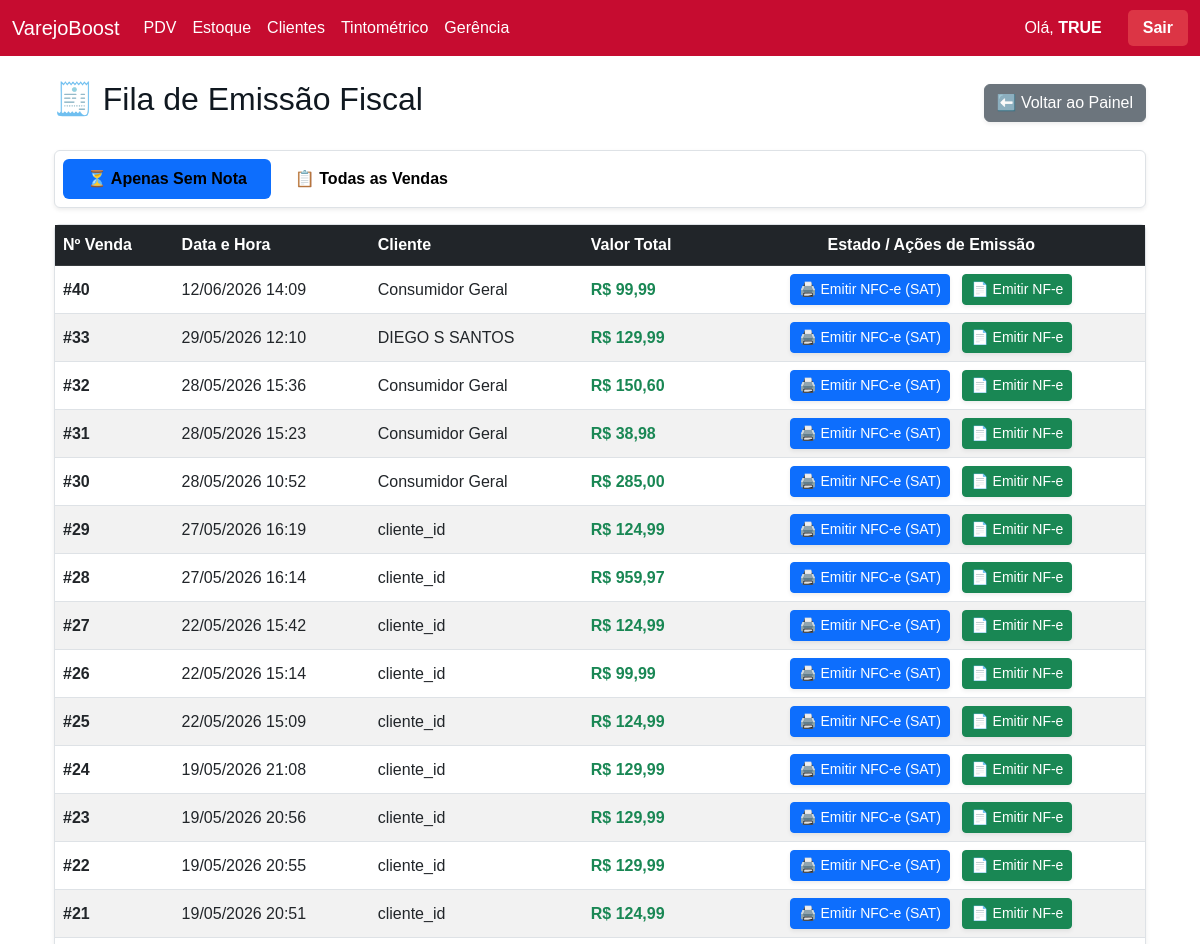
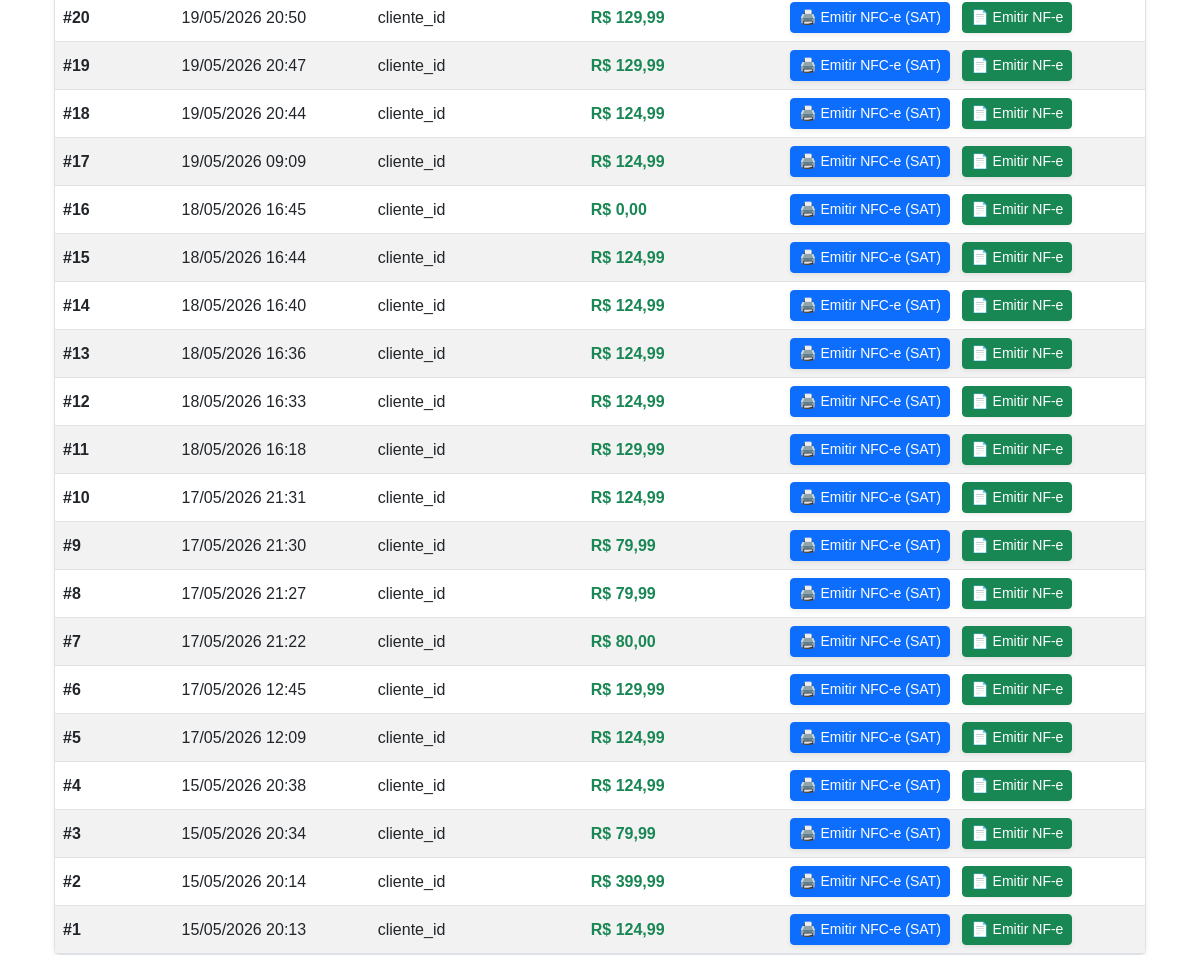
Screenshot of /gerenciapainel/emitirnota/ (signed in) with the database file from the repository (2 pictures, top to bottom).
### inventario/models.py (models this page shows)
class Vendas(models.Model):
    data_venda = models.DateTimeField(default=timezone.now)
    valor_total = models.DecimalField(max_digits=10, decimal_places=2, default=0.00)
    valor_desconto = models.DecimalField(max_digits=10, decimal_places=2, default=0.00)
    status = models.CharField(max_length=20, default='VENDA')
    troco = models.DecimalField(max_digits=10, decimal_places=2, default=0.00)
    pagamentos_texto = models.TextField(blank=True, null=True)
    cliente = models.CharField(max_length=255, blank=True, null=True)
    indicante = models.CharField(max_length=255, blank=True, null=True)
    vendedor = models.CharField(max_length=100, blank=True, null=True)
    cupom_texto = models.TextField(blank=True, null=True)
    status_fiscal = models.CharField(max_length=50, default='SEM_NOTA')
    chave_acesso = models.CharField(max_length=50, blank=True, null=True)
    numero_nota = models.CharField(max_length=20, blank=True, null=True)
    motivo_erro = models.TextField(blank=True, null=True)
    arquivo_pdf = models.FileField(upload_to='notas_fiscais/pdfs/', blank=True, null=True)
    arquivo_xml = models.FileField(upload_to='notas_fiscais/xmls/', blank=True, null=True)
    modelo_fiscal = models.CharField(max_length=10, blank=True, null=True) # '55' para NF-e, '65' para NFC-e
    class Meta: db_table = 'inventario_vendas'

### inventario/views/gerencia.py (the view)
# urls.py: path('gerenciapainel/emitirnota/', gerencia.emitir_notas, name='emitir_notas'),
def emitir_notas(request):
    if 'usuario_logado' not in request.session:
        return redirect('login')
    vendas_pendentes = Vendas.objects.all().order_by('-id')
    todos_clientes = Clientes.objects.all().order_by('nome')
    contexto = {
        'vendas_pendentes': vendas_pendentes,
        'todos_clientes': todos_clientes
    }
    return render(request, 'inventario/emitir_notas.html', contexto)

### inventario/templates/inventario/emitir_notas.html (shortened to what this page needs)
{% extends 'inventario/base.html' %}
{% block content %}
<div class="container mt-4">
    <div class="d-flex justify-content-between align-items-center mb-4">
        <h2>🧾 Fila de Emissão Fiscal</h2>
        <a href="{% url 'tela_painel_gerencia' %}" class="btn btn-secondary shadow-sm">⬅️ Voltar ao Painel</a>
    </div>
    <ul class="nav nav-pills mb-3 bg-white p-2 rounded shadow-sm border" id="pills-tab" role="tablist">
        <li class="nav-item" role="presentation">
            <button class="nav-link active fw-bold px-4" style="color: black !important;" id="btn-pendentes" onclick="filtrarFila('pendentes')" type="button">
                ⏳ Apenas Sem Nota
            </button>
        </li>
        <li class="nav-item" role="presentation">
            <button class="nav-link fw-bold px-4" style="color: black !important;" id="btn-todas" onclick="filtrarFila('todas')" type="button">
                📋 Todas as Vendas
            </button>
        </li>
    </ul>
    <div class="card shadow-sm border-0">
        <div class="card-body p-0">
            <div class="table-responsive">
                <table class="table table-striped table-hover mb-0 align-middle">
                    <thead class="table-dark">
                        <tr>
                            <th>Nº Venda</th>
                            <th>Data e Hora</th>
                            <th>Cliente</th>
                            <th>Valor Total</th>
                            <th class="text-center">Estado / Ações de Emissão</th>
                        </tr>
                    </thead>
                    <tbody id="tabelaFilaFiscal">
                        {% for venda in vendas_pendentes %}
                        <tr class="linha-venda" data-status="{% if venda.modelo_fiscal %}emitida{% else %}pendente{% endif %}">
                            <td class="fw-bold">#{{ venda.id }}</td>
                            <td>{{ venda.data_venda|date:"d/m/Y H:i" }}</td>
                            <td>{{ venda.cliente|default:"Consumidor Geral" }}</td>
                            <td class="fw-bold text-success">R$ {{ venda.valor_total }}</td>
                            <td class="text-center">
                                {% if venda.status_fiscal and venda.status_fiscal != 'SEM_NOTA' and venda.modelo_fiscal %}
                                    {% if venda.modelo_fiscal == '55' %}
                                        <span id="badge-status-{{ venda.id }}" data-status="{{ venda.status_fiscal }}" class="badge bg-success px-3 py-2 fw-bold shadow-sm auto-reload-target">📄 NF-e Vinculada ({{ venda.status_fiscal }})</span>
                                    {% elif venda.modelo_fiscal == '65' %}
                                        <span id="badge-status-{{ venda.id }}" data-status="{{ venda.status_fiscal }}" class="badge bg-info text-dark px-3 py-2 fw-bold shadow-sm auto-reload-target">🖨️ NFC-e Emitida ({{ venda.status_fiscal }})</span>
                                    {% else %}
                                        <span id="badge-status-{{ venda.id }}" data-status="{{ venda.status_fiscal }}" class="badge bg-secondary px-3 py-2 auto-reload-target">{{ venda.status_fiscal }}</span>
                                    {% endif %}
                                {% else %}
                                    <button class="btn btn-primary btn-sm mx-1 shadow-sm" onclick="abrirModalFiscal('SAT', {{ venda.id }})">
                                        🖨️ Emitir NFC-e (SAT)
                                    </button>
                                    <button class="btn btn-success btn-sm mx-1 shadow-sm" onclick="abrirModalFiscal('NFE', {{ venda.id }})">
                                        📄 Emitir NF-e
                                    </button>
                                {% endif %}
                            </td>
                        </tr>
                        {% endfor %}
                    </tbody>
                </table>
            </div>
        </div>
    </div>
</div>
{% endblock %}

### inventario/templates/inventario/base.html (style rules this page uses)
body { background-color: #FFFFFF; color: #101820; font-family: sans-serif; }
.navbar-brand, .nav-link { color: #FFFFFF !important; font-weight: 500; }
.card { border: 1px solid #dee2e6 !important; }

### rows the page displays
Vendas: id "40", data_venda "12/06/2026 14:09", cliente "Consumidor Geral", valor_total "99,99"
Vendas: id "33", data_venda "29/05/2026 12:10", cliente "DIEGO S SANTOS", valor_total "129,99"
Vendas: id "32", data_venda "28/05/2026 15:36", cliente "Consumidor Geral", valor_total "150,60"
Vendas: id "31", data_venda "28/05/2026 15:23", cliente "Consumidor Geral", valor_total "38,98"
Vendas: id "30", data_venda "28/05/2026 10:52", cliente "Consumidor Geral", valor_total "285,00"
Vendas: id "29", data_venda "27/05/2026 16:19", cliente "cliente_id", valor_total "124,99"
Vendas: id "28", data_venda "27/05/2026 16:14", cliente "cliente_id", valor_total "959,97"
Vendas: id "27", data_venda "22/05/2026 15:42", cliente "cliente_id", valor_total "124,99"
Vendas: id "26", data_venda "22/05/2026 15:14", cliente "cliente_id", valor_total "99,99"
Vendas: id "25", data_venda "22/05/2026 15:09", cliente "cliente_id", valor_total "124,99"
Vendas: id "24", data_venda "19/05/2026 21:08", cliente "cliente_id", valor_total "129,99"
Vendas: id "23", data_venda "19/05/2026 20:56", cliente "cliente_id", valor_total "129,99"
Vendas: id "22", data_venda "19/05/2026 20:55", cliente "cliente_id", valor_total "129,99"
Vendas: id "21", data_venda "19/05/2026 20:51", cliente "cliente_id", valor_total "124,99"
Vendas: id "20", data_venda "19/05/2026 20:50", cliente "cliente_id", valor_total "129,99"
Vendas: id "19", data_venda "19/05/2026 20:47", cliente "cliente_id", valor_total "129,99"
Vendas: id "18", data_venda "19/05/2026 20:44", cliente "cliente_id", valor_total "124,99"
Vendas: id "17", data_venda "19/05/2026 09:09", cliente "cliente_id", valor_total "124,99"
Vendas: id "16", data_venda "18/05/2026 16:45", cliente "cliente_id", valor_total "0,00"
Vendas: id "15", data_venda "18/05/2026 16:44", cliente "cliente_id", valor_total "124,99"
Vendas: id "14", data_venda "18/05/2026 16:40", cliente "cliente_id", valor_total "124,99"
Vendas: id "13", data_venda "18/05/2026 16:36", cliente "cliente_id", valor_total "124,99"
Vendas: id "12", data_venda "18/05/2026 16:33", cliente "cliente_id", valor_total "124,99"
Vendas: id "11", data_venda "18/05/2026 16:18", cliente "cliente_id", valor_total "129,99"
Vendas: id "10", data_venda "17/05/2026 21:31", cliente "cliente_id", valor_total "124,99"
Vendas: id "9", data_venda "17/05/2026 21:30", cliente "cliente_id", valor_total "79,99"
Vendas: id "8", data_venda "17/05/2026 21:27", cliente "cliente_id", valor_total "79,99"
Vendas: id "7", data_venda "17/05/2026 21:22", cliente "cliente_id", valor_total "80,00"
Vendas: id "6", data_venda "17/05/2026 12:45", cliente "cliente_id", valor_total "129,99"
Vendas: id "5", data_venda "17/05/2026 12:09", cliente "cliente_id", valor_total "124,99"
Vendas: id "4", data_venda "15/05/2026 20:38", cliente "cliente_id", valor_total "124,99"
Vendas: id "3", data_venda "15/05/2026 20:34", cliente "cliente_id", valor_total "79,99"
Vendas: id "2", data_venda "15/05/2026 20:14", cliente "cliente_id", valor_total "399,99"
Vendas: id "1", data_venda "15/05/2026 20:13", cliente "cliente_id", valor_total "124,99"

### other values shown
{{ request.session.usuario_logado|upper }} "TRUE"
